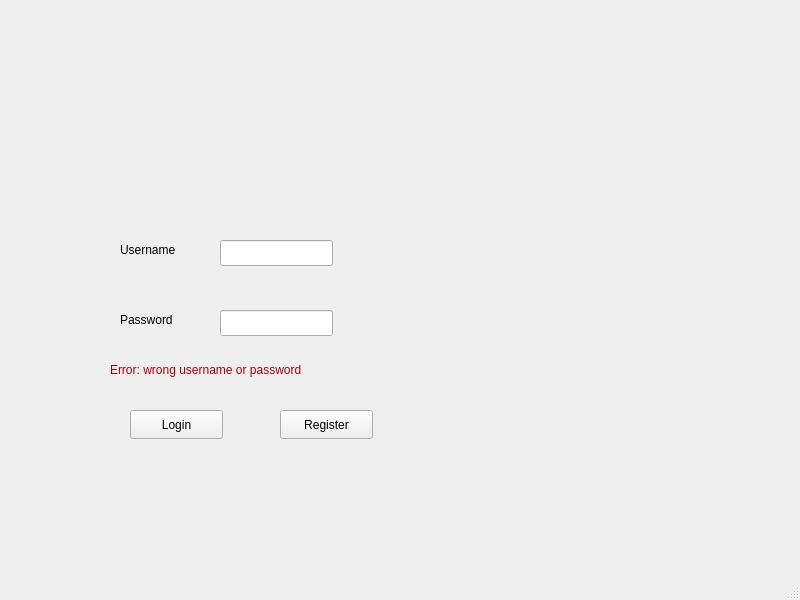
<?xml version="1.0" encoding="UTF-8"?>
<ui version="4.0">
 <class>LoginWindow</class>
 <widget class="QMainWindow" name="LoginWindow">
  <property name="geometry">
   <rect>
    <x>0</x>
    <y>0</y>
    <width>800</width>
    <height>600</height>
   </rect>
  </property>
  <property name="windowTitle">
   <string>LoginWindow</string>
  </property>
  <widget class="QWidget" name="centralwidget">
   <widget class="QLabel" name="Username">
    <property name="geometry">
     <rect>
      <x>120</x>
      <y>240</y>
      <width>101</width>
      <height>20</height>
     </rect>
    </property>
    <property name="text">
     <string>Username</string>
    </property>
   </widget>
   <widget class="QLabel" name="Password_2">
    <property name="geometry">
     <rect>
      <x>120</x>
      <y>310</y>
      <width>63</width>
      <height>20</height>
     </rect>
    </property>
    <property name="text">
     <string>Password</string>
    </property>
   </widget>
   <widget class="QLineEdit" name="Username_2">
    <property name="geometry">
     <rect>
      <x>220</x>
      <y>240</y>
      <width>113</width>
      <height>26</height>
     </rect>
    </property>
   </widget>
   <widget class="QLineEdit" name="Password">
    <property name="geometry">
     <rect>
      <x>220</x>
      <y>310</y>
      <width>113</width>
      <height>26</height>
     </rect>
    </property>
   </widget>
   <widget class="QLabel" name="error">
    <property name="geometry">
     <rect>
      <x>110</x>
      <y>360</y>
      <width>261</width>
      <height>20</height>
     </rect>
    </property>
    <property name="text">
     <string>&lt;html&gt;&lt;head/&gt;&lt;body&gt;&lt;p&gt;&lt;span style=&quot; color:#aa0000;&quot;&gt;Error: wrong username or password&lt;/span&gt;&lt;/p&gt;&lt;/body&gt;&lt;/html&gt;</string>
    </property>
   </widget>
   <widget class="QPushButton" name="login">
    <property name="geometry">
     <rect>
      <x>130</x>
      <y>410</y>
      <width>93</width>
      <height>29</height>
     </rect>
    </property>
    <property name="text">
     <string>Login</string>
    </property>
   </widget>
   <widget class="QPushButton" name="Register">
    <property name="geometry">
     <rect>
      <x>280</x>
      <y>410</y>
      <width>93</width>
      <height>29</height>
     </rect>
    </property>
    <property name="text">
     <string>Register</string>
    </property>
   </widget>
  </widget>
  <widget class="QMenuBar" name="menubar">
   <property name="geometry">
    <rect>
     <x>0</x>
     <y>0</y>
     <width>800</width>
     <height>26</height>
    </rect>
   </property>
  </widget>
  <widget class="QStatusBar" name="statusbar"/>
 </widget>
 <resources/>
 <connections/>
</ui>
